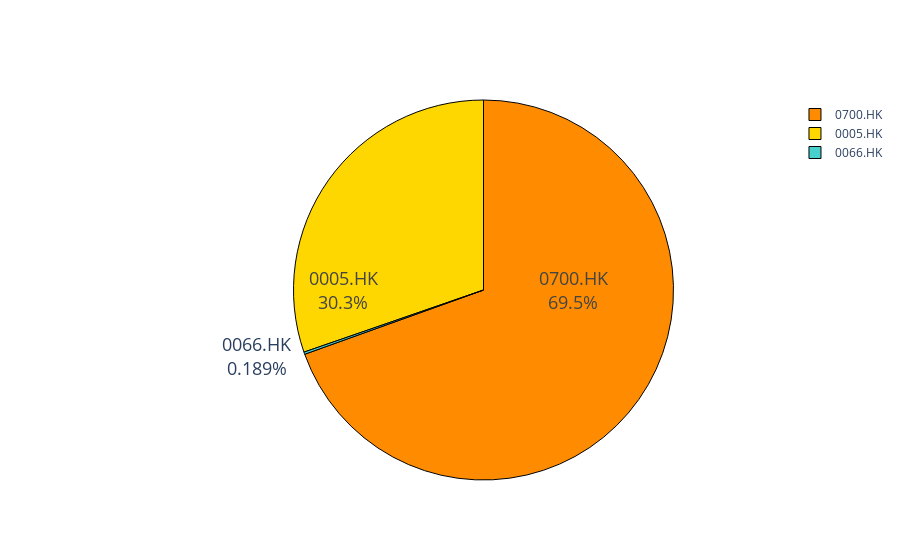

Here is the notebook cell this chart was saved with:
### Markdown cell above
### 最後，讓我們展示如何構建最優投資組合。

### Code cell
pie_chart(optimal_p)

### Figure 1 — Plotly figure (JSON) as saved in the notebook; plotly's stock layout.template omitted (floating-point values rounded to 4 significant figures)
{"data": [{"hoverinfo": "label+percent", "insidetextorientation": "radial", "labels": ["0005.HK", "0066.HK", "0700.HK"], "marker": {"colors": ["gold", "mediumturquoise", "darkorange", "lightgreen"], "line": {"color": "#000000", "width": 1}}, "textfont": {"size": 18}, "textinfo": "label+percent", "type": "pie", "values": [0.303, 0.001894, 0.6951]}], "layout": {}}
